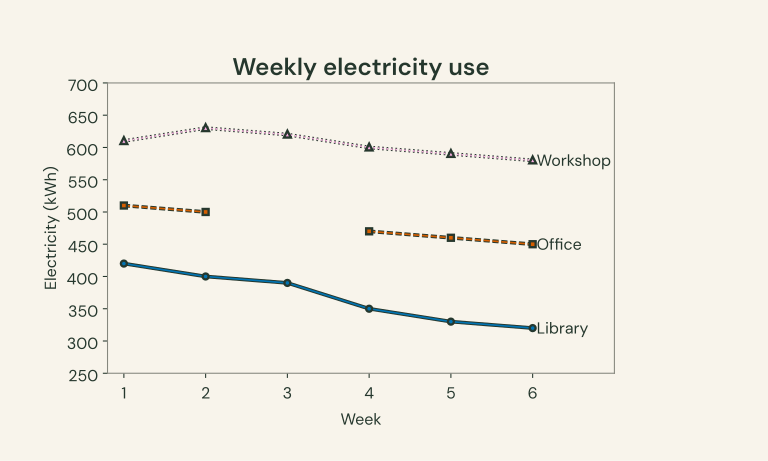

The script that drew this image:
"""Illustrative weekly electricity readings; no external data download."""
import matplotlib.pyplot as plt
from plotfoundry import theme
from plotfoundry.matplotlib import context, line, style_axes, export

weeks = [1, 2, 3, 4, 5, 6]
readings = {
    "Library": [420, 400, 390, 350, 330, 320],
    "Office": [510, 500, None, 470, 460, 450],
    "Workshop": [610, 630, 620, 600, 590, 580],
}
config = theme("folio", mode="light", profile="presentation")
with context(config):
    fig, ax = plt.subplots(figsize=(8, 4.8))
    fig.subplots_adjust(left=.14, right=.80, bottom=.19, top=.82)
    for building, kwh in readings.items():
        line(ax, weeks, kwh, config, domain=list(readings), category=building)
    ax.set(title="Weekly electricity use", xlabel="Week", ylabel="Electricity (kWh)",
           xlim=(.8, 7), ylim=(250, 700), xticks=weeks)
    style_axes(ax, config)
    export(fig, config, "python-electricity-presentation", dpi=144)
    plt.close(fig)
